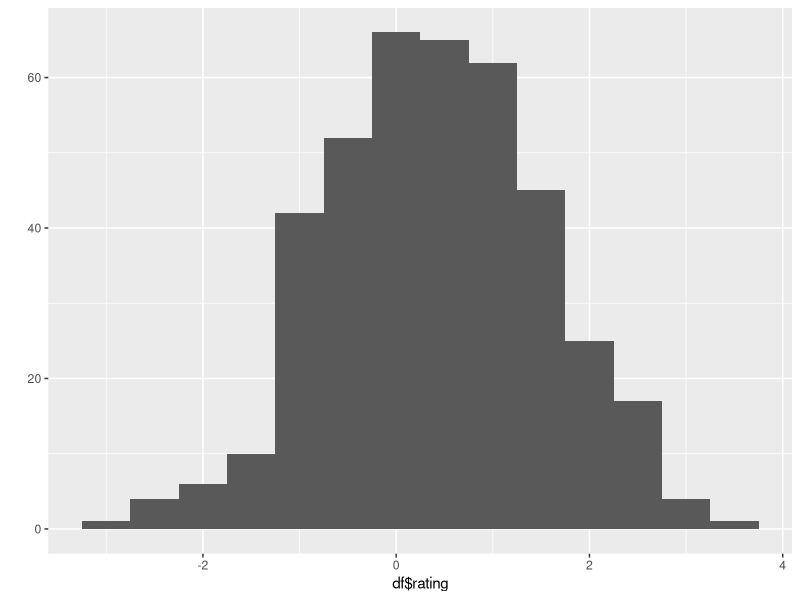
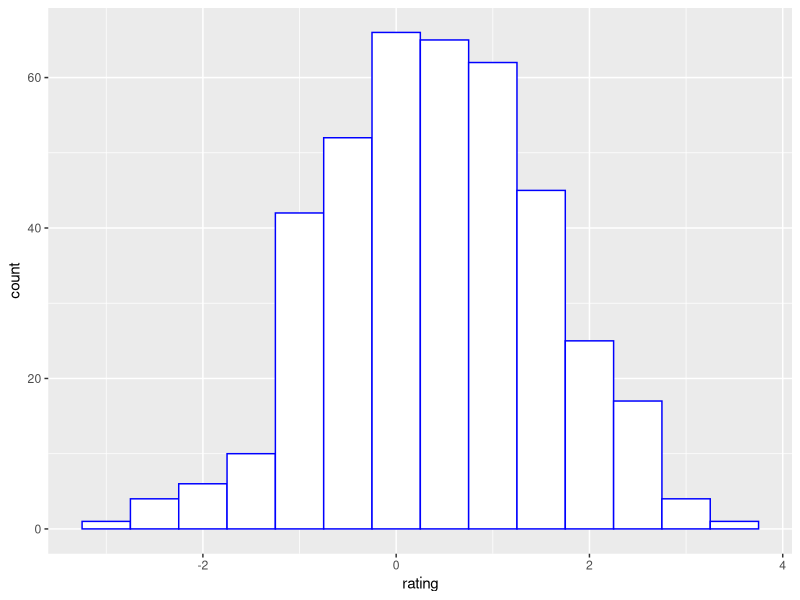
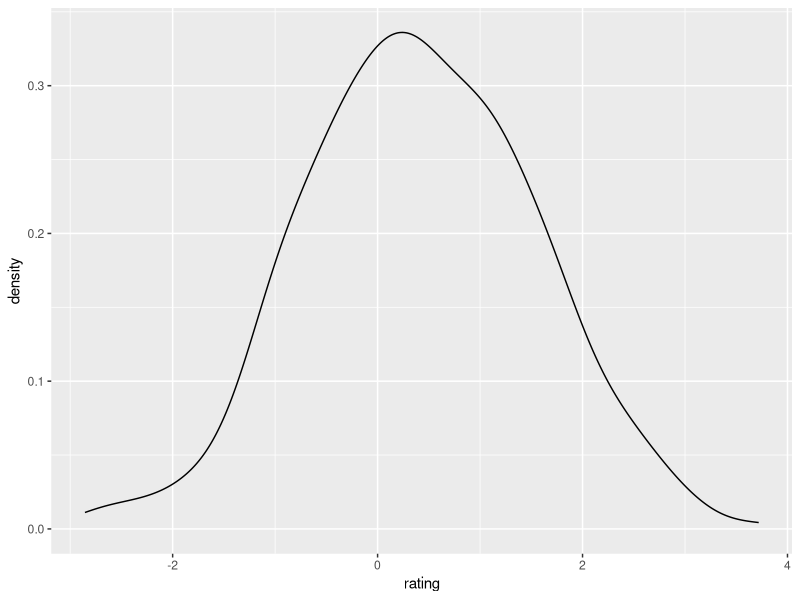
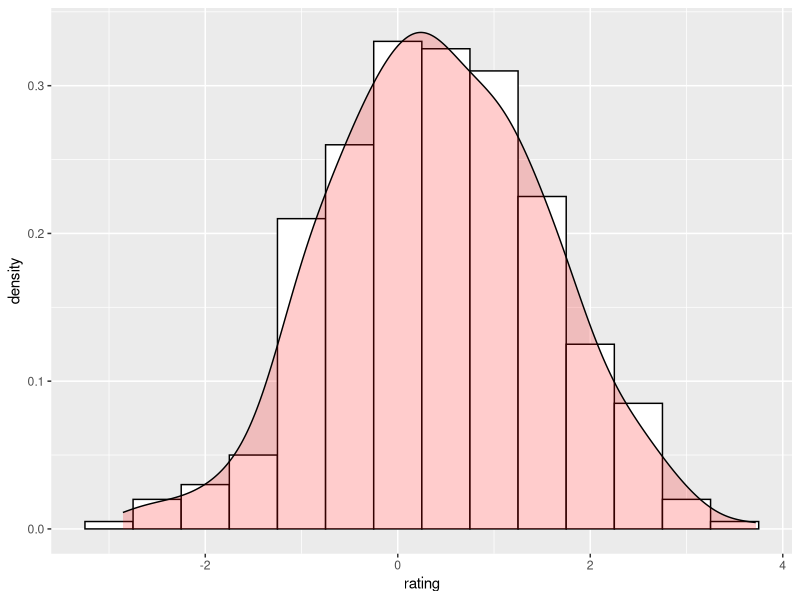
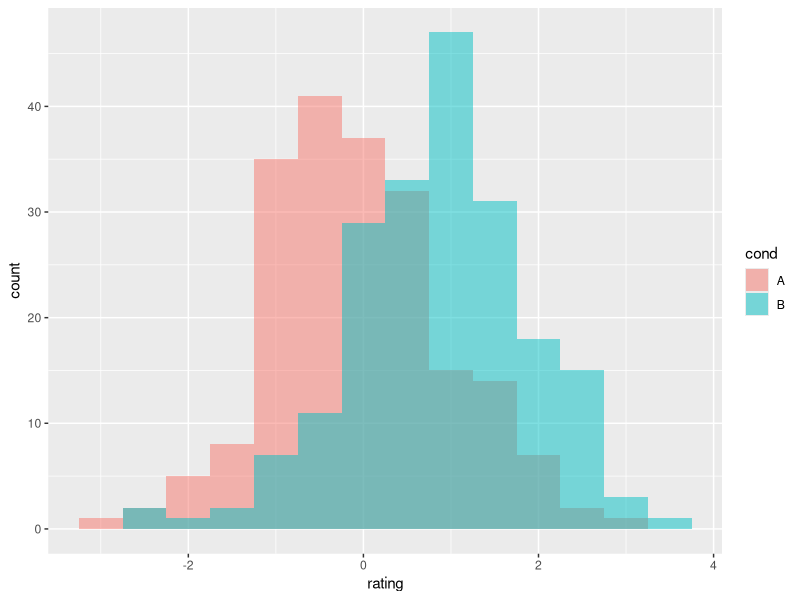
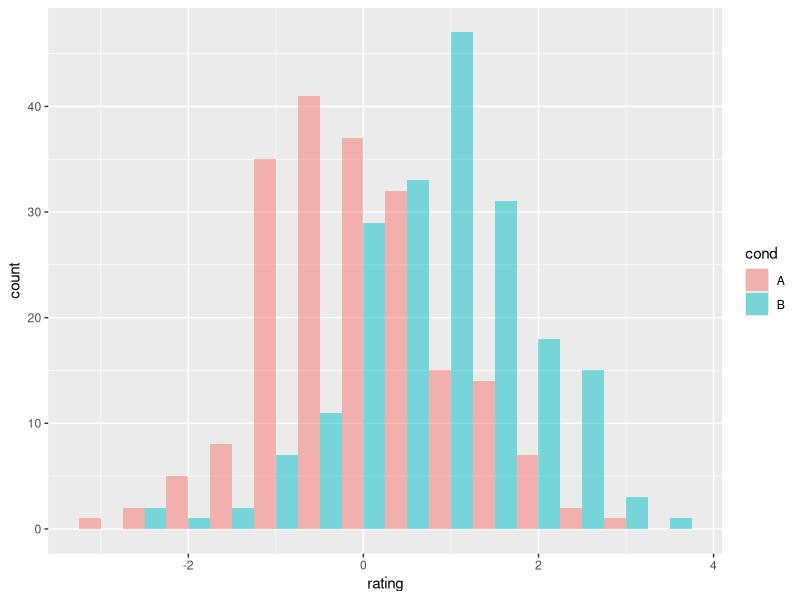
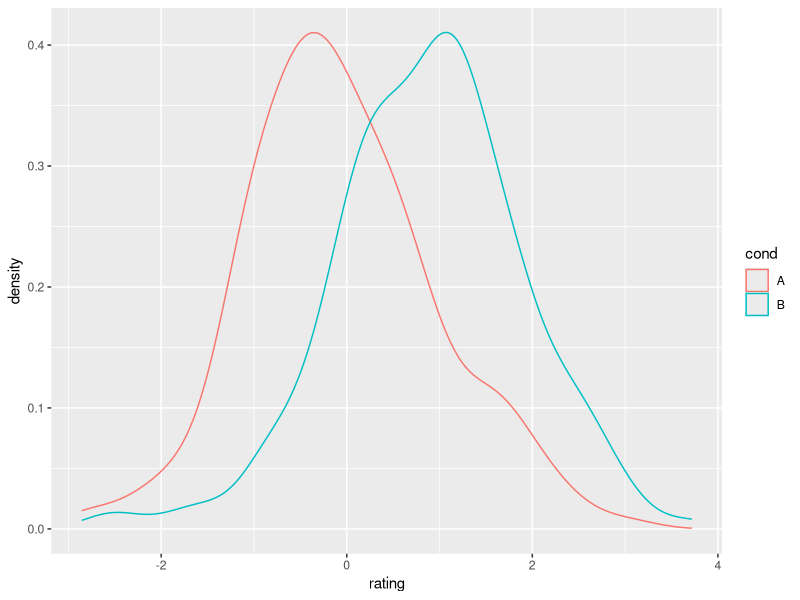
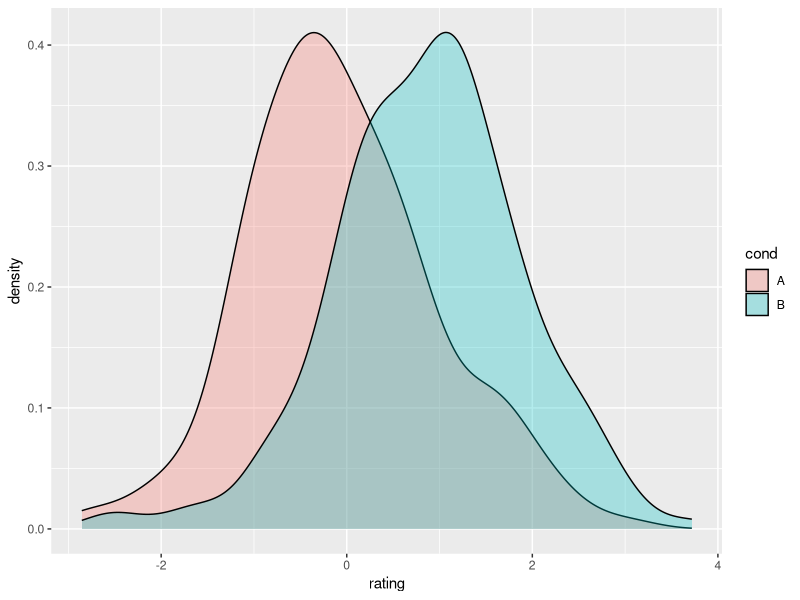

Generate these figures, in order, with R: (Note: this script raises an error after producing the figures.)
set.seed(1234)
df <- data.frame(cond=factor(rep(c('A','B'), each=200)),
				rating = c(rnorm(200),rnorm(200, mean=0.8)) )
library(ggplot2)

# Histograms and desnity plots
qplot(df$rating, binwidth=0.5)

#with black outline and white fill
ggplot(df, aes(x=rating)) + geom_histogram(binwidth=0.5, colour='blue',fill='white')

#density 
ggplot(df, aes(x=rating)) + geom_density()

# histogram overlaid with kernel density curve
ggplot(df, aes(x=rating)) +
	geom_histogram(aes(y=..density..),
					binwidth=0.5,
					colour='black', fill='white') +
	geom_density(alpha=0.2, fill='red')
	
#overlaid histogram
ggplot(df, aes(x=rating, fill=cond)) + geom_histogram(binwidth=0.5, alpha=0.5, position='identity')
#InterLeaved
ggplot(df, aes(x=rating, fill=cond)) + geom_histogram(binwidth=0.5, alpha=0.5, position='dodge')
#Density plots
ggplot(df, aes(x=rating, colour=cond)) + geom_density()
#Density plots with semi-transparent fill
ggplot (df, aes(x=rating, fill=cond)) + geom_density(alpha=0.3)


#BoxPlots
# A basic box plot
ggplot(df, aes(x=cond, y=rating, fill=cond)) + geom_boxplot()

# Add a diamond at the mean, and make it larger
ggplot(df, aes(x=cond, y=rating, fill=cond)) + geom_boxplot() +
	stat_summary(fun.y=mean, geom='point', shape=6,size=4) +
	guides(fill=FALSE)

mal7@pon4
